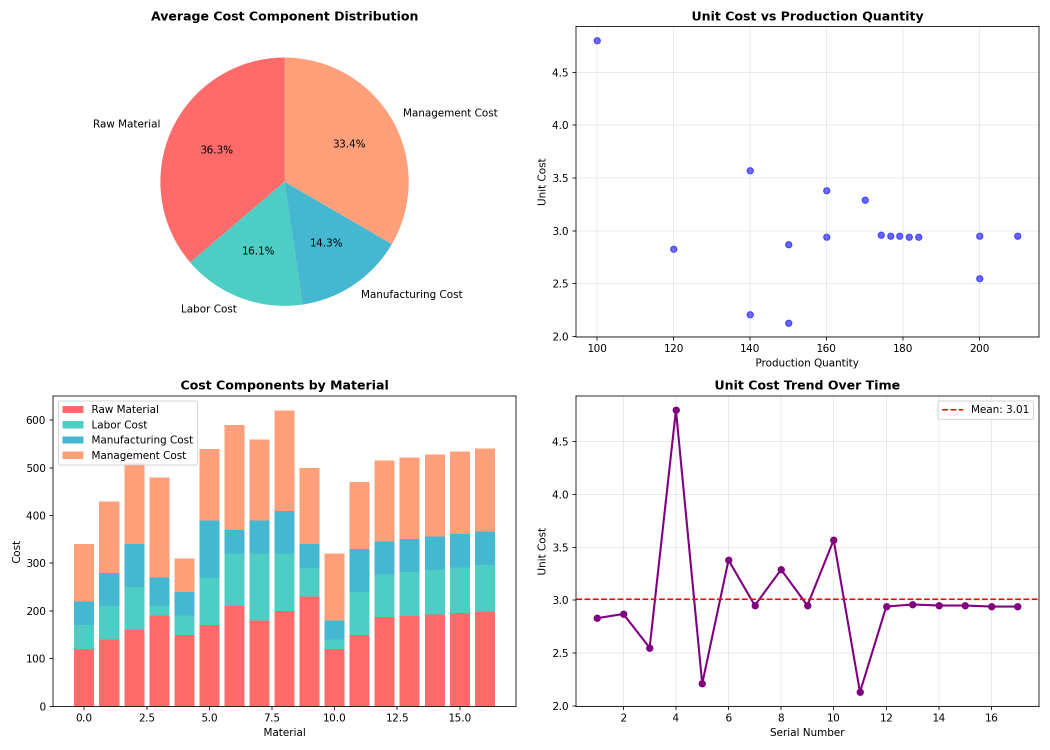
#> input picture dataset/mimotable/english/spreadsheet/cost_analysis.png, 2100 x 1500 px (shown at 1/2 size)
$ python -i excel2image_linux.py   (imports and definitions only)
#> lines starting #> are read from the running program, lines starting #| are printed output that depends on the picture; after the words box and inside, x2 and y2 are one past the last pixel; in counts of white or black regions, pixels touching at a corner belong together
import argparse
import base64
import copy
import os
import shutil
import subprocess
import tempfile
import traceback
from pathlib import Path

from openpyxl import Workbook, load_workbook
from openpyxl.utils import get_column_letter, range_boundaries
from openpyxl.worksheet.page import PageMargins
from openpyxl.worksheet.properties import PageSetupProperties
from PIL import Image


DEFAULT_HOST = "0.0.0.0"
DEFAULT_PORT = 8007
DEFAULT_DPI = 200


def _safe_basename(filename, fallback):
    name = os.path.basename(filename or fallback)
    return name or fallback


# [194 lines left out: functions _find_binary, _run_command, _resolve_sheet_name, used_range, _copy_range_to_workbook, _convert_workbook_to_png, not called in this run]


def _trim_whitespace(in_path, out_path, padding=16, threshold=245):
#> called with out_path = 'out.png', padding = 16, threshold = 245
    image = Image.open(in_path).convert("RGB")
    gray = image.convert("L")
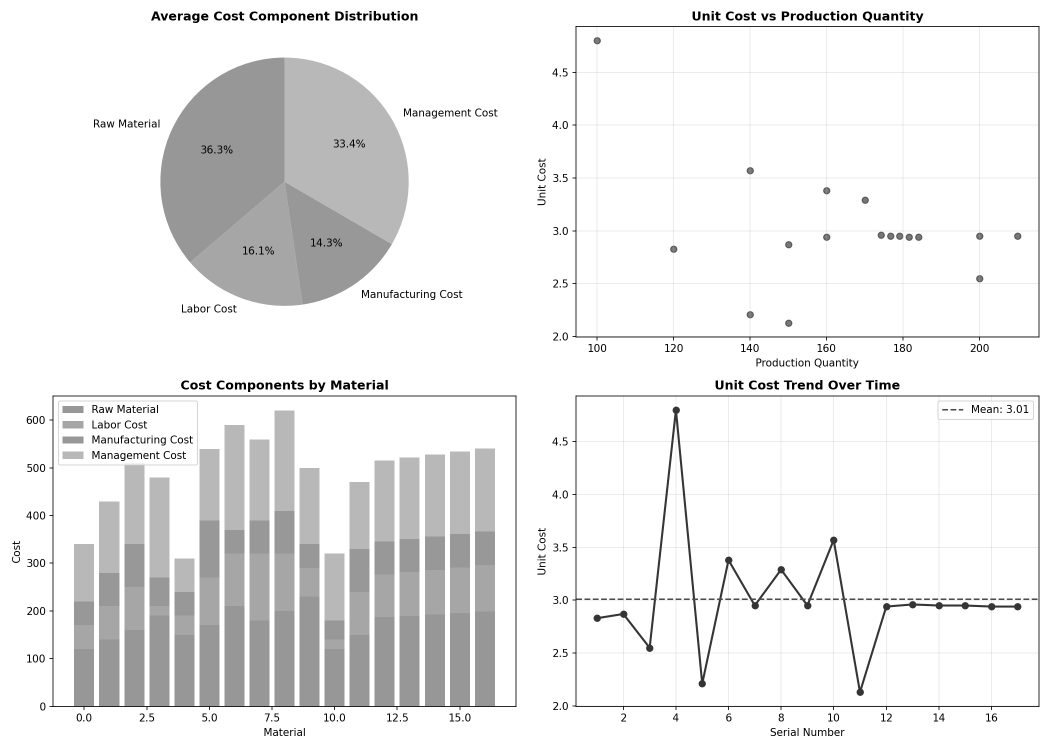
#> gray: PIL image 2100x1500 L (shown at 1/2 size); min 0, max 255, mean 235.3
    mask = gray.point(lambda pixel: 0 if pixel >= threshold else 255, mode="1")
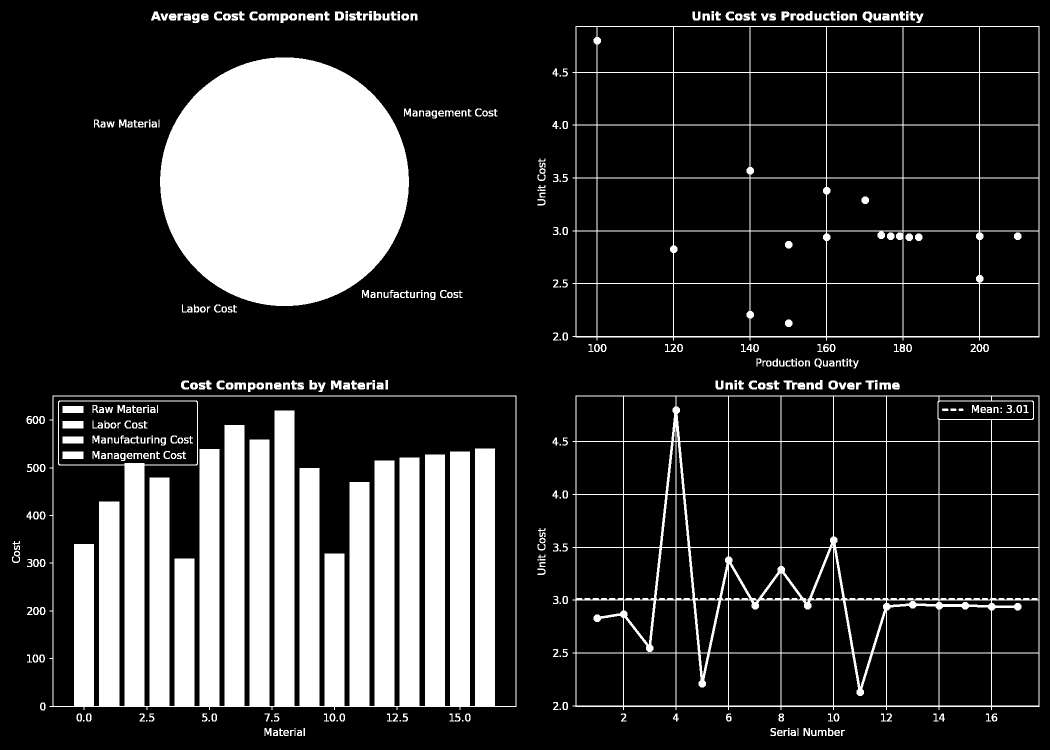
#> mask: PIL image 2100x1500 1 (shown at 1/2 size); 20% white; 413 white regions (32 under 20 px), largest, box (x1, y1, x2, y2) and area: (99, 791, 1033, 1420) 324909, (320, 115, 818, 612) 194275, (1145, 791, 2079, 1420) 43407
    bbox = mask.getbbox()
#> bbox = (24, 22, 2079, 1472)

    if bbox:
        left = max(0, bbox[0] - padding)
#> left = 8
        upper = max(0, bbox[1] - padding)
#> upper = 6
        right = min(image.width, bbox[2] + padding)
#> right = 2095
        lower = min(image.height, bbox[3] + padding)
#> lower = 1488
        image = image.crop((left, upper, right, lower))
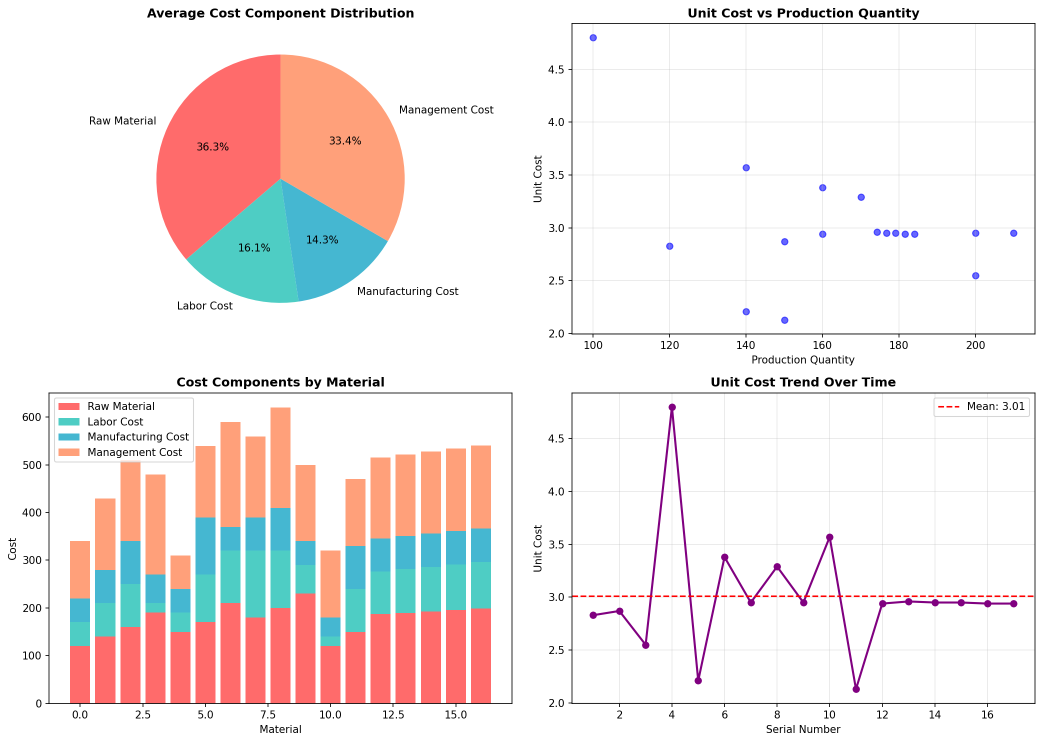
#> image: PIL image 2087x1482 RGB (shown at 1/2 size); mean R, G, B 241.1, 232.5, 231.4

    image.save(out_path)


# [116 lines left out: functions render_excel_range_to_png, convert_excel_to_base64, create_app, main, not called in this run]


# [2 lines not run here, left out]

>>> result = _trim_whitespace('../dataset/mimotable/english/spreadsheet/cost_analysis.png', 'out.png')
